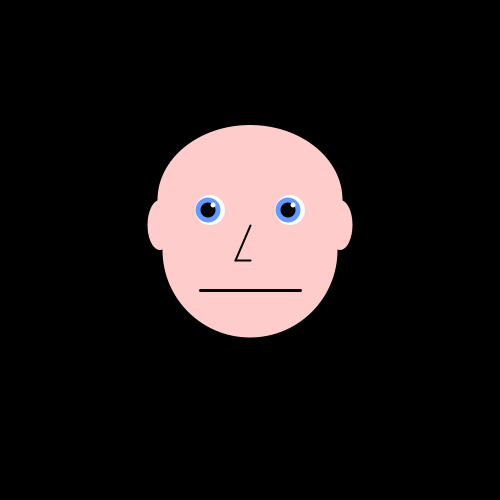
Frame 1 (no input)
Frame 60 (the mouse pressed at the canvas centre just before this capture): identical to frame 1, image omitted
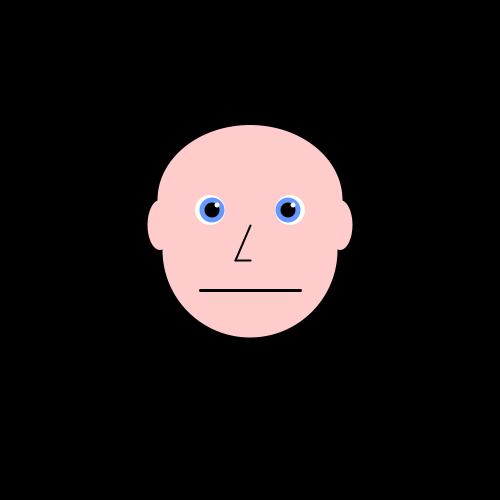
Frame 120 (the mouse held since frame 60 and released just before this capture)

The Processing sketch that drew these frames (run headless with seeded random() and noise(); from frame 60 on, the mouse is pressed at the canvas centre):

// Processing sketch: processing_129237
// ── processing_129237.pde

//Nicolette Hashey
//1/20/2014
//Moving Smiley Face
//Assignment 2

float mx1;
float my1;
float mx2;
float my2;
float easing = .05;
float esize = 15;
float mx;
float my;


void setup(){
 size(500,500);
}

void draw(){
  background(0);
  if (abs(mouseX-mx)>0.1) {
    mx=mx+(mouseX-mx)*easing;
  }
  float distance = esize * 2;
  
  float mx1 = constrain(mx, 208, 212);
  float my1 = constrain(my, 210, 250);
  float mx2 = constrain(mx, 288, 292);
  float my2 = constrain(my, 210, 250);
  noStroke();
    fill(#FFcccc);
  //top ellipse
  ellipse(250,200,185,150);
  //bottom ellipse
  ellipse(250,250,175,175);
  //left ear
  ellipse(160,225,25,50);
  //right ear
  ellipse(340,225,25,50);
   
    fill(255);
  //left white of eye
  ellipse(210,210,30,30);
  //right white of eye
  ellipse(290,210,30,30);
    
  fill(#6699FF);
  //left iris
  ellipse(mx1, my1, 25, 25);
  //right iris
  ellipse(mx2, my2, 25, 25);

  fill(0);
  //left pupil
  ellipse(mx1, my1, 15, 15);
  //right pupil
  ellipse(mx2, my2, 15, 15);

  fill(255);
  //left white shine
  ellipse(mx1+5, my1-5, 5, 5);
  //rigth white shine
  ellipse(mx2+5, my2-5, 5, 5);
  
  //Neutral Mouth
  stroke(0);
  strokeWeight(3);
  fill(0);
  line(200,290,300,290);
  
  //Draw Nose
  stroke(0);
  strokeWeight(2);
  fill(0);
  line(250,225,235,260);
  line(235,260,250,260);
  
    //neutral
  //if(keyPressed){
    //if(keyCode==RIGHT){
    //stroke(0);
   // strokeWeight(3);
    //fill(0);
    //line(200,275,300,275);
    //}
  //}
  
  //smile
  if(keyPressed){
      if(keyCode==UP){
        fill(#FFcccc);
        stroke(#FFcccc);
        strokeWeight(5);
        line(200,290,300,290);
        fill(0);
        strokeWeight(0);
        stroke(0);
        arc(250,275,100,75,0,PI);
}
  }

  if(keyPressed){
    if(keyCode==DOWN){
      fill(#FFcccc);
      stroke(#FFcccc);
      strokeWeight(5);
      line(200,290,300,290);
      fill(0);
      strokeWeight(0);
      stroke(0);
      arc(250,310,100,75,PI,TWO_PI);
    }
  }
  
  if(mousePressed && keyPressed){
    if(key=='m'|| key=='M'){
      if(mouseX>500){
        mouseX=500;
      }
      if(mouseX<0){
        mouseX=0;
      }
      if(mouseY>500){
        mouseY=500;
      }
      if(mouseY<0){
        mouseY=0;
      }
      noStroke();
       background(0);
      fill(#FFcccc);
      //top ellipse
      ellipse(mouseX,mouseY-50,185,150);
      //bottom ellipse
      ellipse(mouseX,mouseY,175,175);
      //left ear
      ellipse(mouseX-90,mouseY-25,25,50);
      //right ear
      ellipse(mouseX+90,mouseY-25,25,50);
        
        fill(255);
      //left white of eye
      ellipse(mouseX-40,mouseY-40,30,30);
      //right white of eye
      ellipse(mouseX+40,mouseY-40,30,30);
        
        fill(#6699FF);
      //left iris
      ellipse(mouseX-40,mouseY-40,25,25);
      //right iris
      ellipse(mouseX+40,mouseY-40,25,25);
      
        fill(0);
      //left pupil
      ellipse(mouseX-40,mouseY-40,15,15);
      //right pupil
      ellipse(mouseX+40,mouseY-40,15,15);
        
        fill(255);
      //left white shine
      ellipse(mouseX-35,mouseY-45,5,5);
      //right white shine
      ellipse(mouseX+45,mouseY-45,5,5);
      
      //Neutral Mouth
      stroke(0);
      strokeWeight(3);
      fill(0);
      line(mouseX-50,mouseY+40,mouseX+50,mouseY+40);
    
      //Nose
      stroke(0);
      strokeWeight(2);
      fill(0);
      line(mouseX,mouseY-25,mouseX-15,mouseY+10);
      line(mouseX-15,mouseY+10,mouseX,mouseY+10);
     
     
     //smile
      if(keyPressed){
          if(keyCode==UP){
            fill(#FFcccc);
            stroke(#FFcccc);
            line(mouseX-50,mouseY+40,mouseX+50,mouseY+40);
            fill(0);
            stroke(0);
            arc(mouseX,mouseY+25,100,75,0,PI);
    }
      }
      
      if(keyPressed){
        if(keyCode==DOWN){
        fill(0);
        stroke(0);
        arc(mouseX,mouseY+60,100,75,PI,TWO_PI);
        }
      }
    }
  }
}
    
